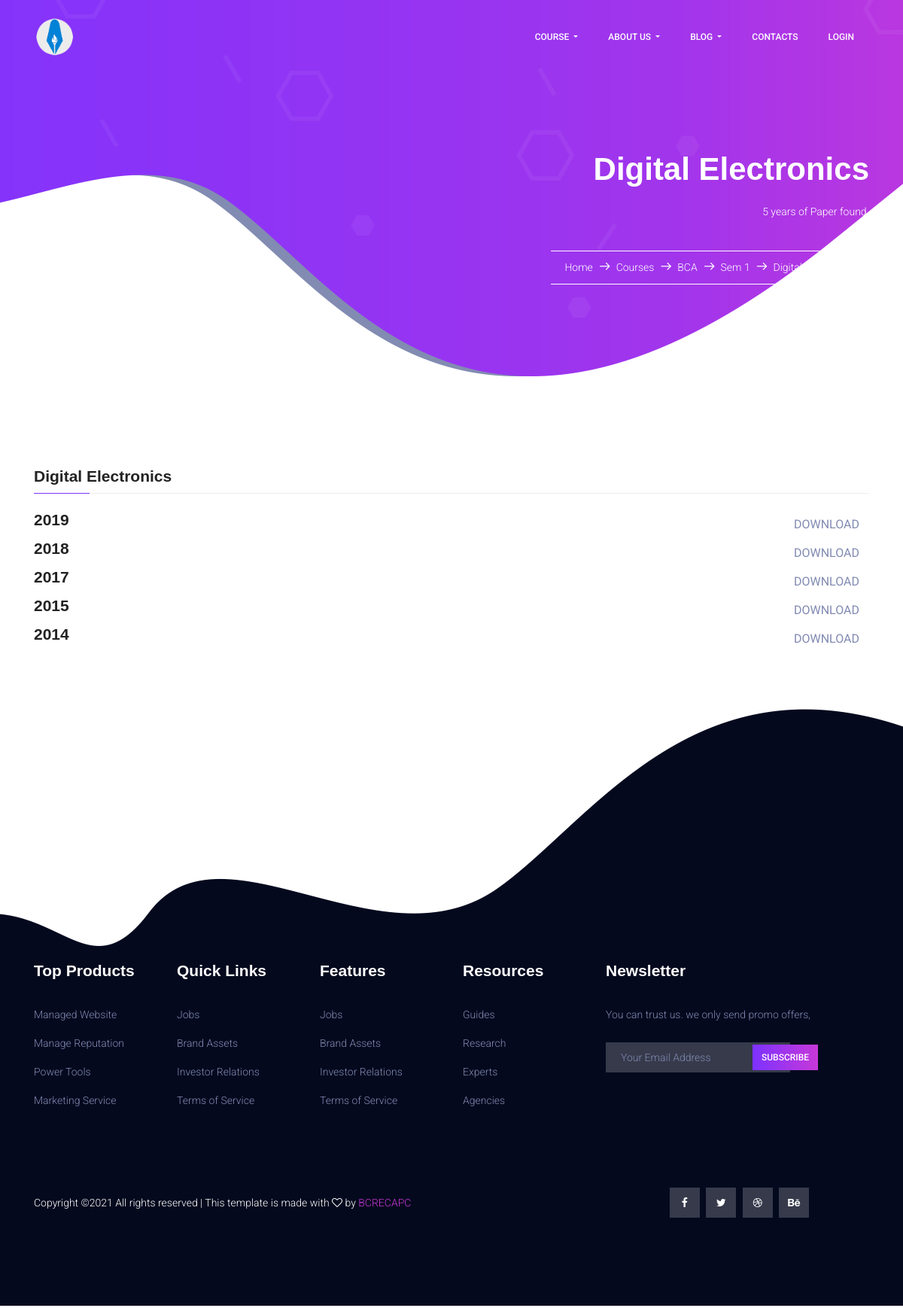
Screenshot of /courses/bca/1/BCAN-101/ with the database file from the repository.
### courses/models.py (models this page shows, shortened)
class Year(models.Model):
    year = models.IntegerField(default=0)
    paper_name = models.ForeignKey(Paper, null=True, on_delete=models.CASCADE)
    course = models.ForeignKey(Course, null=True, on_delete=models.CASCADE)
    upload_paper = models.FileField(upload_to='papers', default="")

class Paper(models.Model):
    paper_name = models.CharField(max_length=100)
    paper_code = models.CharField(max_length=100, null=True)
    semester = models.IntegerField()
    course = models.ForeignKey(Course, null=True, on_delete=models.CASCADE)
    def __str__(self):
        return self.paper_name

class Course(models.Model):
    slug = models.CharField(max_length=50, default="", primary_key=True)
    title = models.CharField(max_length=50, default="")
    about_course = models.TextField(default="")
    image = models.ImageField(upload_to="courses/images", default="")
    description = models.CharField(max_length=100, default="")
    yearsOfCourse = models.IntegerField(default=3)
    pdfs = models.FileField(upload_to="pdfs", default="")

### courses/views.py (the view)
# urls.py: path('<str:slug>/<int:semester>/<str:paperCode>/', views.display_papers),
def display_papers(request, slug, semester, paperCode):
    paper_name = Paper.objects.filter(
        course=slug, semester=semester, paper_code=paperCode).first()
    avaliableYears = Year.objects.filter(
        paper_name=paper_name, course=slug).all()
    user = User.objects.filter(username=request.user).first()
    return render(request, 'courses/displayyear.html', {
        'papers': avaliableYears, 'profile': UserProfileInfo.objects.filter(user=user).first() if user else {}
    })

### templates/courses/displayyear.html (shortened to what this page needs)
{% extends "basic.html" %}
{% block banner %}
<section class="banner-area">
    <div class="container">
        <div class="row justify-content-center align-items-center">
            <div class="col-lg-12 banner-right">
                <h1 class="text-white">
                    {{papers.0.paper_name }}
                </h1>
                <p class="mx-auto text-white  mt-20 mb-40">
                    {{ papers|length }} years of Paper found.
                </p>
                <div class="link-nav">
                    <span class="box">
                        <a href="/">Home </a>
                        <i class="lnr lnr-arrow-right"></i>
                        <a href="/courses">Courses </a>
                        <i class="lnr lnr-arrow-right"></i>
                        <a href="/courses/{{papers.0.course.slug}}">{{ papers.0.course.title }}</a>
                        <i class="lnr lnr-arrow-right"></i>
                        <a href="/courses/{{papers.0.course.slug}}/{{ papers.0.paper_name.semester }}">Sem
                            {{ papers.0.paper_name.semester }}</a>
                        <i class="lnr lnr-arrow-right"></i>
                        <a href="">{{papers.0.paper_name }}</a>
                    </span>
                </div>
            </div>
        </div>
    </div>
</section>
{% endblock banner %}
{% block body %}
<section class="course-details-area section-gap">
    <div class="container">
        <h4 class="title">{{papers.0.paper_name }}</h4>
        <div class="content">
            <ul class="course-list">
                {% for year in papers %}
                <li class="justify-content-between d-flex">
                    <a href="#">
                        <h4>{{ year.year }}</h4>
                    </a>
                    {% if not profile.is_verify %}
                    <a class="btn text-uppercase" data-bs-toggle="modal" data-bs-target="#exampleModal">Download</a>
                    {% else %}
                    <a class="btn text-uppercase" href="/media/{{year.upload_paper}}" target="_blank">Download</a>
                    {% endif %}
                </li>
                {% endfor %}
            </ul>
        </div>
</section>
{% endblock body %}

### static/css/main.css (style rules this page uses)
body { color: #828bb2; font-family: "Roboto", sans-serif; font-size: 14px; font-weight: 300; line-height: 1.625em; position: relative; }
ol, ul { margin: 0; padding: 0; list-style: none; }
a { -webkit-transition: all 0.3s ease 0s; -moz-transition: all 0.3s ease 0s; -o-transition: all 0.3s ease 0s; transition: all 0.3s ease 0s; }
a, a:focus, a:hover { text-decoration: none; outline: 0; }
h1, h2, h3, h4, h5, h6 { font-family: "Montserrat", sans-serif; color: #222222; line-height: 1.2em; margin-bottom: 0; margin-top: 0; font-weight: 700; }
h1, .h1 { font-size: 36px; }
h4, .h4 { font-size: 18px; }
.mt-20 { margin-top: 20px; }
.mb-40 { margin-bottom: 40px; }
.text-white { color: #fff; }
.section-gap { padding: 70px 0; }
.banner-area { background: url(../img/banner-bg.png) no-repeat center; background-position: right; min-height: 510px; }
.banner-right { margin-top: 200px; text-align: right; }
.banner-right .box { border-top: 1px solid #fff; border-bottom: 1px solid #fff; padding: 10px 18px; display: inline-block; }
.banner-right .box i { color: #fff; font-size: 14px; margin: 5px; font-weight: 600; }
.banner-right .box a { color: #fff; font-size: 14px; -webkit-transition: all 0.3s ease 0s; -moz-transition: all 0.3s ease 0s; -o-transition: all 0.3s ease 0s; transition: all 0.3s ease 0s; }
.course-details-area .title { font-size: 21px; border: none; cursor: pointer; margin-top: 40px; border-bottom: 1px solid #eeeeee; position: relative; padding-bottom: 10px; margin-bottom: 22px; }
.course-details-area .title:after { content: ""; position: absolute; left: 0; bottom: -1px; height: 1px; width: 74px; background: #7c32ff; }
h1 { font-size: 42px; }
h4 { font-size: 21px; }
h1, h2, h3, h4, h5, h6 { line-height: 1.2em; }

### rows the page displays
Year: paper_name.paper_name "Digital Electronics", course.title "BCA", paper_name.semester "1", year "2019"
Year: year "2018"
Year: year "2017"
Year: year "2015"
Year: year "2014"

### other values shown
{{ papers|length }} "5"
